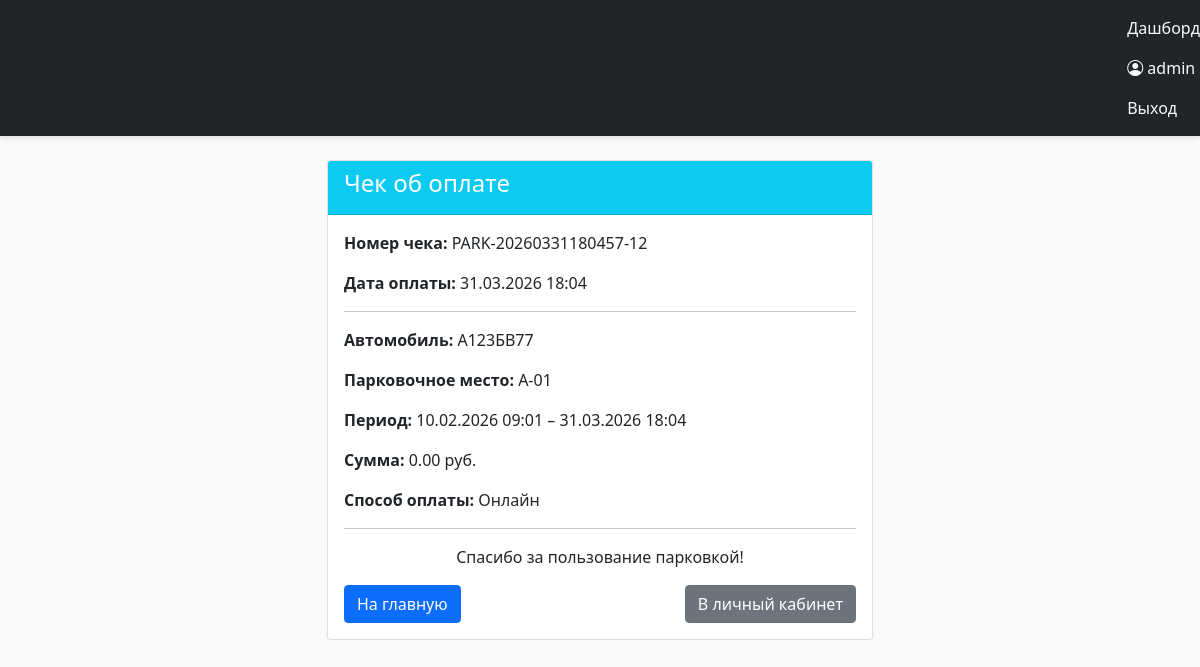
Screenshot of /session/12/receipt/ (signed in) with the database file from the repository.
### main/models.py (models this page shows, shortened)
class Payment(models.Model):
    PAYMENT_METHODS = [
        ('cash', 'Наличные'),
        ('card', 'Банковская карта'),
        ('online', 'Онлайн'),
    ]
    session = models.OneToOneField(
        'ParkingSession',
        on_delete=models.CASCADE,
        related_name='payment'
    )
    amount = models.DecimalField(max_digits=10, decimal_places=2)
    paid_at = models.DateTimeField(auto_now_add=True)
    status = models.CharField(
        max_length=20,
        choices=[('pending', 'Ожидает'), ('paid', 'Оплачено')],
        default='paid'   # при имитации сразу paid
    )
    method = models.CharField(max_length=20, choices=PAYMENT_METHODS, default='online')
    receipt_number = models.CharField(max_length=50, unique=True, blank=True)

class ParkingSession(models.Model):
    STATUS_CHOICES = [
        ('active', 'Активна'),
        ('completed', 'Завершена'),
        ('cancelled', 'Отменена'),
    ]
    car_plate = models.CharField(max_length=15, verbose_name="Госномер")
    spot = models.ForeignKey(ParkingSpot, on_delete=models.CASCADE,
                           related_name='sessions', verbose_name="Парковочное место")
    tariff = models.ForeignKey(Tariff, on_delete=models.CASCADE, verbose_name="Тариф")
    check_in = models.DateTimeField(auto_now_add=True, verbose_name="Время въезда")
    check_out = models.DateTimeField(null=True, blank=True, verbose_name="Время выезда")
    status = models.CharField(max_length=10, choices=STATUS_CHOICES,
                            default='active', verbose_name="Статус")
    cost = models.DecimalField(max_digits=10, decimal_places=2, default=0,
                             verbose_name="Стоимость")
    class Meta:
        constraints = [
            models.UniqueConstraint(
                fields=['spot'],
                condition=models.Q(status='active'),
                name='unique_active_session_per_spot'
            )
        ]
        indexes = [
            models.Index(fields=['status', 'spot']),
            models.Index(fields=['check_in']),
        ]

class ParkingSpot(models.Model):
    number = models.CharField(max_length=10, unique=True, verbose_name="Номер места")
    zone = models.CharField(max_length=5, default='A', verbose_name="Зона")
    created_at = models.DateTimeField(auto_now_add=True, verbose_name="Дата создания")
    def is_occupied(self):
        """Проверка, занято ли место"""
        return self.sessions.filter(status='active').exists()
    is_occupied.boolean = True
    is_occupied.short_description = "Занято"

### main/views.py (the view)
# urls.py: path('session/<int:session_id>/receipt/', views.receipt, name='receipt'),
def receipt(request, session_id):
    session = get_object_or_404(ParkingSession, id=session_id)
    payment = get_object_or_404(Payment, session=session)
    return render(request, 'dashboard/receipt.html', {'session': session, 'payment': payment})

### main/templates/dashboard/receipt.html
{% extends 'dashboard/base.html' %}
{% block content %}
<div class="container mt-4">
    <div class="row justify-content-center">
        <div class="col-md-6">
            <div class="card">
                <div class="card-header bg-info text-white">
                    <h4>Чек об оплате</h4>
                </div>
                <div class="card-body">
                    <p><strong>Номер чека:</strong> {{ payment.receipt_number }}</p>
                    <p><strong>Дата оплаты:</strong> {{ payment.paid_at|date:"d.m.Y H:i" }}</p>
                    <hr>
                    <p><strong>Автомобиль:</strong> {{ session.car_plate }}</p>
                    <p><strong>Парковочное место:</strong> {{ session.spot.number }}</p>
                    <p><strong>Период:</strong> {{ session.check_in|date:"d.m.Y H:i" }} – {{ session.check_out|date:"d.m.Y H:i" }}</p>
                    <p><strong>Сумма:</strong> {{ payment.amount }} руб.</p>
                    <p><strong>Способ оплаты:</strong> {{ payment.get_method_display }}</p>
                    <hr>
                    <p class="text-center">Спасибо за пользование парковкой!</p>
                    <div class="d-flex justify-content-between">
                        <a href="{% url 'main' %}" class="btn btn-primary">На главную</a>
                        <a href="{% url 'profile' %}" class="btn btn-secondary">В личный кабинет</a>
                    </div>
                </div>
            </div>
        </div>
    </div>
</div>
{% endblock %}

### main/templates/dashboard/base.html (shortened to what this page needs)
<!DOCTYPE html>
<html lang="ru">
<head>
    <link href="https://cdn.jsdelivr.net/npm/bootstrap@5.1.3/dist/css/bootstrap.min.css" rel="stylesheet">
    <link rel="stylesheet" href="https://cdn.jsdelivr.net/npm/bootstrap-icons@1.8.1/font/bootstrap-icons.css">
</head>
<body>
    <nav class="navbar navbar-dark bg-dark">
        <div class="navbar-nav ms-auto">
        <a href="{% url 'main' %}" class="nav-link text-light">Дашборд</a>
    {% if user.is_authenticated %}
        <a href="{% url 'profile' %}" class="nav-link text-light">
            <i class="bi bi-person-circle"></i> {{ user.username }}
        </a>
        <form method="post" action="{% url 'logout' %}" style="display: inline;">
    <button type="submit" class="nav-link text-light" style="background:none; border:none;">Выход</button>
</form>
    {% endif %}
</div>
    </nav>
    <main>
        {% block content %}{% endblock %}
    </main>
</body>
</html>

### main/templates/dashboard/base.html (style rules this page uses)
body { background-color: #f8f9fa; font-family: 'Segoe UI', Tahoma, Geneva, Verdana, sans-serif; }
.navbar { box-shadow: 0 2px 4px rgba(0,0,0,.1); }

### rows the page displays
Payment: receipt_number "PARK-20260331180457-12", paid_at "31.03.2026 18:04", amount "0.00", method "Онлайн"
ParkingSession: car_plate "А123БВ77", spot.number "A-01", check_in "10.02.2026 09:01", check_out "31.03.2026 18:04"

### other values shown
{{ user.username }} "admin"
